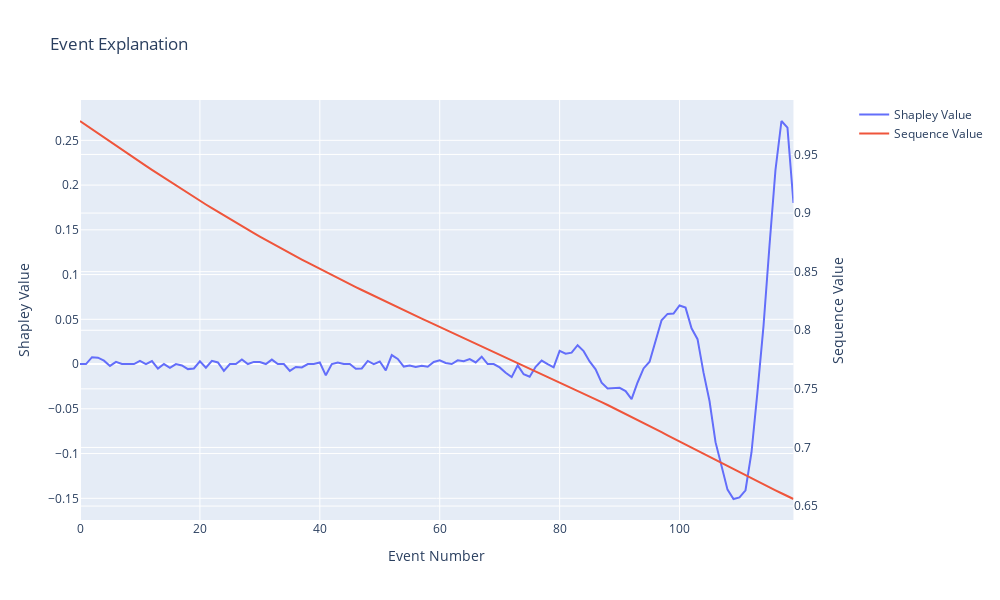

Notebook code for this chart:
### Markdown cell above
## Timeshap

### Code cell
from src.TimeSHAP import local_event_explainer, plot_local_event_explanation

# Extract the same sequence from the test set 
test_3d = X_test[0:1]

f = lambda x: lstm_model.predict(x)

background_3d = background.reshape(1, 120, 1)


# Call the functions
pruned_idx = 0  # Start explanation from the first timestep
time_shap_df = local_event_explainer(f, test_3d, background_3d, pruned_idx, nsamples=10000)
time_shap_fig = plot_local_event_explanation(time_shap_df)
time_shap_fig.show()
